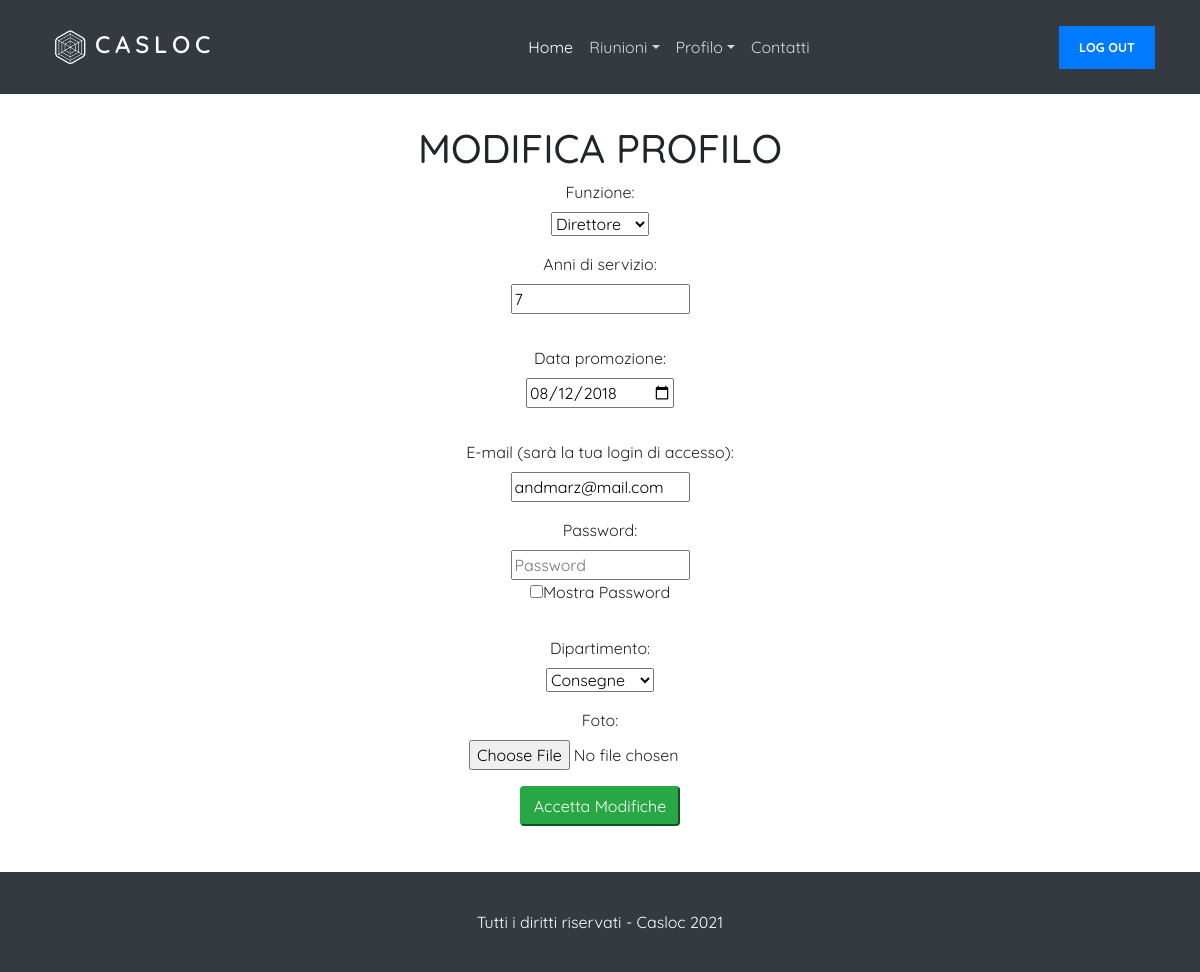
Screenshot of /index.php?op=modificaProfilo (signed in) with the database file from the repository.
### tables this page shows
CREATE TABLE `utente` (
  `password` varchar(100) NOT NULL,
  `nome` varchar(20) NOT NULL,
  `cognome` varchar(20) NOT NULL,
  `ruolo` text DEFAULT NULL,
  `tipo` varchar(10) NOT NULL,
  `data_nascita` date NOT NULL,
  `data_promozione` date DEFAULT NULL,
  `foto` varchar(50) DEFAULT NULL,
  `anni_servizio` int(11) DEFAULT NULL,
  `dipartimento` varchar(30) NOT NULL,
  `mail` varchar(30) NOT NULL
);

### common/funzioni.php (called while the page is built, shortened)
<?php
  function trovaProfilo($cid, $utente)
  {
    $info = array();
  	$risultato = array("status"=>"ok","msg"=>"", "contenuto"=>"");
    $sql = "SELECT  mail, nome, cognome, dipartimento, tipo, ruolo, foto, anni_servizio, data_promozione, password, data_nascita FROM utente WHERE mail='$utente';";
    $res = $cid->query($sql);
  	while($row=$res->fetch_row())
  	{
  			$info[$row[0]]=$row;
  	}
  	$risultato["contenuto"]=$info;
  	return $risultato;
  }
?>

### frontend/modificaProfilo.php (the view, shortened to what this page needs)
<?php
  $res = trovaProfilo($cid, $_SESSION["utente"]);
  $dati = $res["contenuto"];
  foreach ($dati as $key => $info){
?>
  <h1>Modifica Profilo</h1>
  <form class="form-group" action="backend/updateU-EXE.php" method="post" id='form-group' onsubmit="return checkModificaUtente();" enctype='multipart/form-data'>
    <div class="form-group">
      <label for="funzione">Funzione:</label><br>
      <select name="funzione" id="tipo" onchange="mostraCampi(); checkDate(); checkAnni()">
        <option selected="selected" value=<?php echo $info[4] ?>><?php echo $info[4] ?></option>
      </select>
    </div>
    <div id="mostra_2">
      <div class="form-group">
        <label for="otherField">Anni di servizio:</label><br>
        <input type="number" name="anniservizio" placeholder="Anni di servizio" id="txtAnniservizio" onchange="checkAnni()" value=<?php echo $info[7];?> min=0>
      </div>
      <div class="form-group">
        <label for="otherField">Data promozione:</label><br>
        <input type="date" name="datapromozione" placeholder="datapromozione" id='txtDatapromozione' onchange='checkDate()' value=<?php echo $info[8] ?>>
      </div>
    </div>
    <div class="form-group">
      <label>E-mail (sarà la tua login di accesso):</label><br>
      <input type="email" name="mail" id="mail" placeholder="E-mail" value=<?php echo $info[0] ?>>
    </div>
    <div class="form-group">
      <label>Password:</label><br>
      <input type="password" name="password" placeholder="Password" id='txtPassword' value='<?php ?>' onkeyup='checkCaratteri();'><br>
      <input type="checkbox" onclick="mostra()">Mostra Password
    </div>
    <div class="form-group">
      <label>Dipartimento:</label><br>
      <select name='nome_dipartimento'>
      <option selected="selected" value=<?php echo $info[3] ?>><?php echo $info[3] ?></option>
      </select>
    </div>
    <div class="form-group">
      <label>Foto:</label><br>
      <input type="file" name="foto" id='inputfile'>
    </div>
    <div class="form-group">
      <button type="submit" name="accetta" id='submitbutton' class='btn btn-success'>Accetta Modifiche</button>
    </div>
  </form>
<?php } ?>

### css/stile.css (style rules this page uses)
body { background-color: white; }
body { font-family: "Quicksand", -apple-system, BlinkMacSystemFont, "Segoe UI", Roboto, "Helvetica Neue", Arial, "Noto Sans", sans-serif, "Apple Color Emoji", "Segoe UI Emoji", "Segoe UI Symbol", "Noto Color Emoji"; background-color: #fff; height: 100vh; position: relative; }
body:before { content: ""; position: absolute; top: 0; left: 0; right: 0; bottom: 0; background: rgba(0, 0, 0, 0.5); -webkit-transition: .3s all ease; -o-transition: .3s all ease; transition: .3s all ease; opacity: 0; visibility: hidden; z-index: 1; }
h1, h2, h3, h4, h5, h6, .h1, .h2, .h3, .h4, .h5, .h6 { text-transform: uppercase; text-align: center; font-family: "Quicksand", -apple-system, BlinkMacSystemFont, "Segoe UI", Roboto, "Helvetica Neue", Arial, "Noto Sans", sans-serif, "Apple Color Emoji", "Segoe UI Emoji", "Segoe UI Symbol", "Noto Color Emoji"; }
footer { background-color: #343a40; height: 100px; width: 100%; text-align: center; color: white; margin-top: 30px; position: sticky; top: 100%; }
.form-group { text-align:center; }
#inputfile { text-align: center; width: 262px; }

### rows the page displays
utente: funzione "Direttore", anniservizio "7", datapromozione "08/12/2018", mail "andmarz@mail.com", nome_dipartimento "Consegne"
